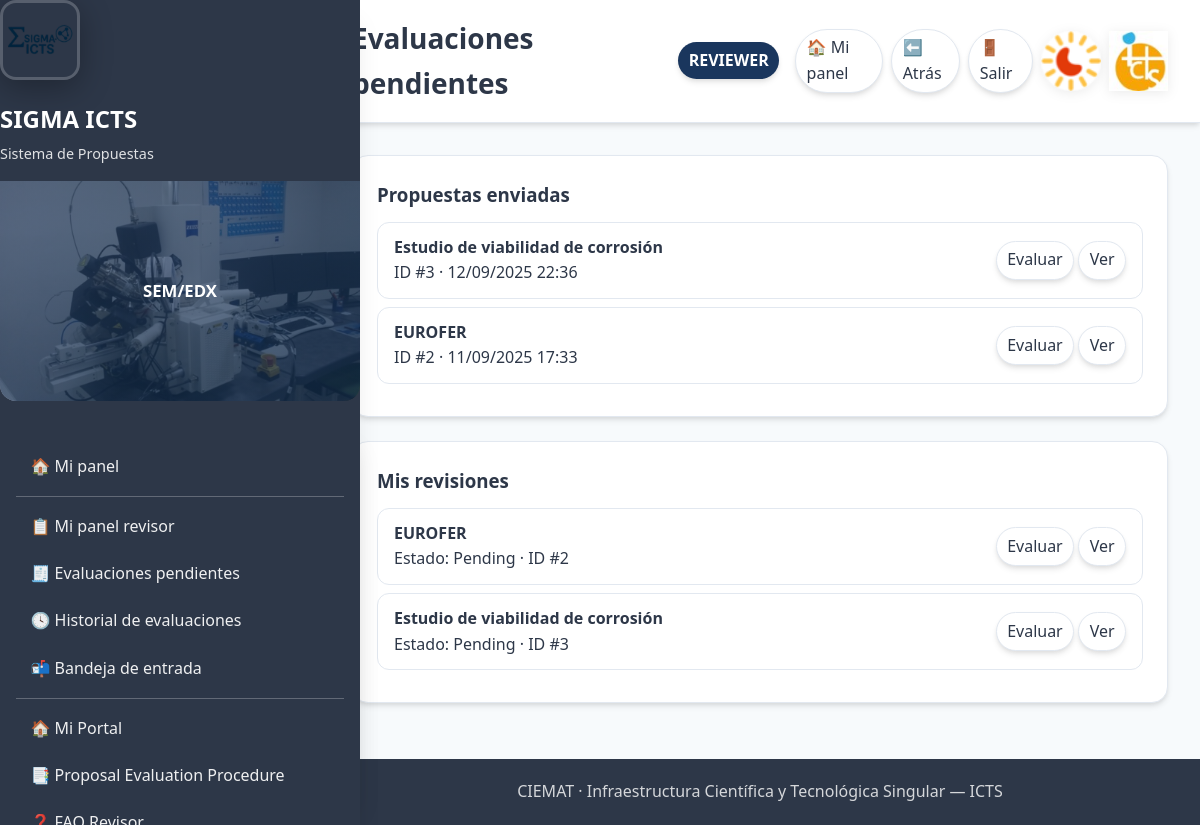
The page /icts/reviews/inbox/ (signed in) on the database as committed earlier.
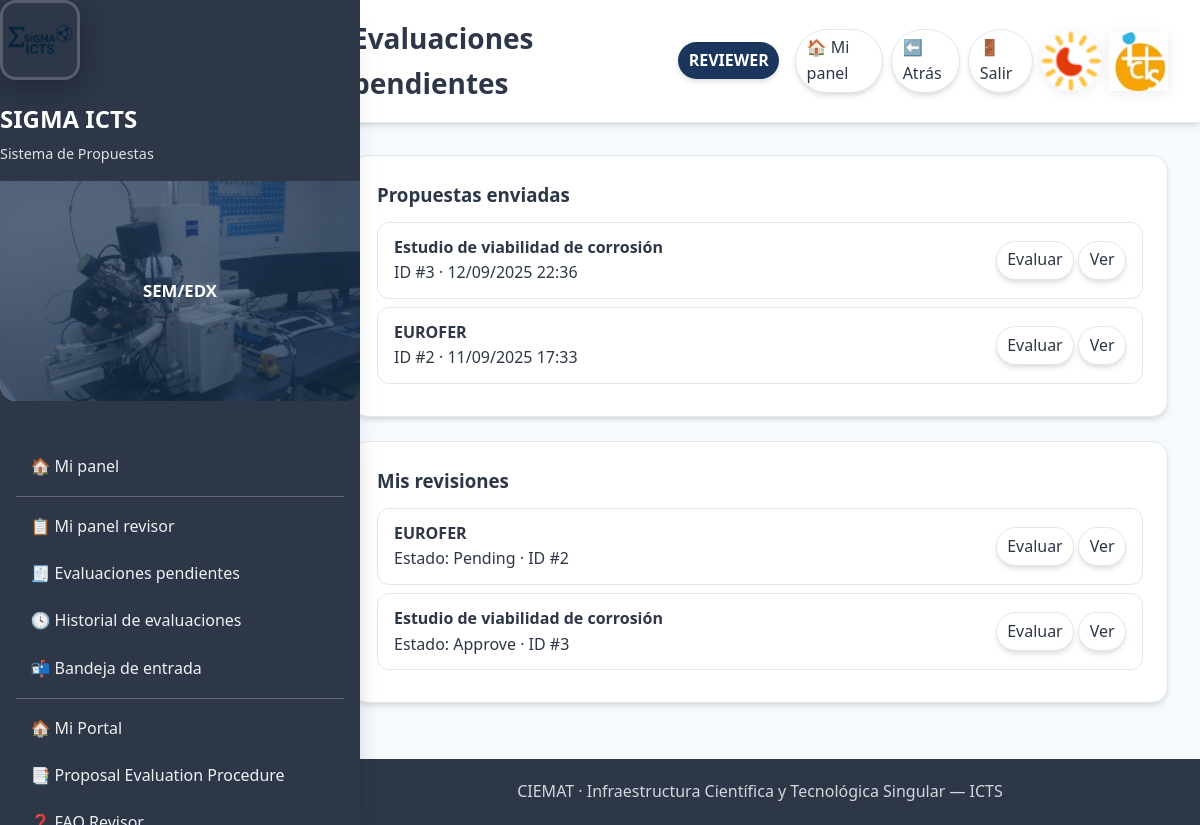
The same page on the database as committed later.
### icts/models.py (models this page shows, shortened)
class ProposalReview(models.Model):
    DECISION = [
        ("pending", "Pending"),
        ("approve", "Approve"),
        ("request_changes", "Request changes"),
        ("reject", "Reject"),
    ]
    proposal = models.ForeignKey(
        AccessProposal, on_delete=models.CASCADE, related_name="reviews"
    )
    reviewer = models.ForeignKey(
        settings.AUTH_USER_MODEL, on_delete=models.CASCADE, related_name="icts_reviews"
    )
    decision = models.CharField(max_length=16, choices=DECISION, default="pending")
    comments = models.TextField(blank=True)
    updated_at = models.DateTimeField(auto_now=True)
    feasibility_ok = models.BooleanField(null=True, blank=True, help_text="Is this proposal technically feasible?")
    score_scientific_quality = models.IntegerField(
        null=True, blank=True,
        choices=[(i, i) for i in range(1, 6)],
        help_text="Scientific quality score (1-5)"
    )
    score_need_infrastructure = models.IntegerField(
        null=True, blank=True,
        choices=[(i, i) for i in range(1, 6)],
        help_text="Need for advanced infrastructure score (1-5)"
    )
    score_industrial_potential = models.IntegerField(
        null=True, blank=True,
        choices=[(i, i) for i in range(1, 6)],
        help_text="Industrial potential score (1-5)"
    )
    class Meta:
        unique_together = ("proposal", "reviewer")

class AccessProposal(models.Model):
    PROJECT_TYPE_CHOICES = [
        ("international", "International"),
        ("european", "European"),
        ("national", "National"),
        ("regional", "Regional"),
    ]
    STATUS_CHOICES = [
        ("draft", "Draft"),
        ("submitted", "Submitted"),
        ("accepted", "Accepted"),
        ("rejected", "Rejected"),
    ]
    applicant = models.ForeignKey(
        settings.AUTH_USER_MODEL,
        on_delete=models.CASCADE,
        related_name="icts_proposals",
    )
    title = models.CharField(max_length=200)
    scope = models.TextField(blank=True)
    facilities = models.ManyToManyField(Facility, blank=True)
    status = models.CharField(max_length=12, choices=STATUS_CHOICES, default="draft")
    created_at = models.DateTimeField(auto_now_add=True)
    is_new_request = models.BooleanField(default=True, help_text="Is this a new request?")
    previous_access = models.ForeignKey(
        'self',
        on_delete=models.SET_NULL,
        null=True,
        blank=True,
        help_text="Previous approved request to copy data from"
    )
    access_code = models.CharField(max_length=50, blank=True, help_text="Auto-generated access code")
    applicant_is_different = models.BooleanField(default=False)
    organization = models.CharField(max_length=200, blank=True, help_text="Center/Institution")
    contact_person = models.CharField(max_length=200, blank=True)
    email = models.EmailField(blank=True)
    phone = models.CharField(max_length=50, blank=True)
    project_name = models.CharField(max_length=200, blank=True)
    project_type = models.CharField(
        max_length=100,
        blank=True,
        choices=PROJECT_TYPE_CHOICES,
        help_text="International, European, National, Regional",
    )
    funding_source = models.CharField(max_length=200, blank=True)
    start_year = models.IntegerField(null=True, blank=True)
    end_year = models.IntegerField(null=True, blank=True)
    previous_experiments = models.TextField(blank=True)
    references = models.TextField(blank=True)
    facility_sem = models.BooleanField(default=False)
    facility_sem_fib = models.BooleanField(default=False)
    facility_imp = models.BooleanField(default=False)
    facility_sims = models.BooleanField(default=False)
    facility_confocal = models.BooleanField(default=False)
    facility_vdg = models.BooleanField(default=False)
    facility_profilometer = models.BooleanField(default=False)

### icts/views.py (the view)
# urls.py: path("reviews/inbox/", views.reviewer_inbox, name="reviewer_inbox"),
@login_required(login_url="/accounts/login/icts/")
@user_passes_test(is_reviewer)
@never_cache
def reviewer_inbox(request):
    pending = AccessProposal.objects.filter(status="submitted").order_by("-created_at")
    mine = ProposalReview.objects.filter(reviewer=request.user).select_related("proposal")
    return render(request, "icts/reviewer_inbox.html", {"pending": pending, "mine": mine})

### accounts/templatetags/form_extras.py (called while the page is built)
@register.filter(name="has_group")
def has_group(user, group_name: str):
    try:
        return user.is_authenticated and user.groups.filter(name__iexact=group_name).exists()
    except Exception:
        return False

### icts/context_processors.py (called while the page is built)
def icts_ui(request):
    user = request.user
    role = ""
    if user.is_authenticated:
        if user.is_superuser:
            role = "Admin"
        elif user.groups.filter(name__iexact="managers").exists():
            role = "Manager"
        elif user.groups.filter(name__iexact="responsables").exists():
            role = "Responsable"
        elif user.groups.filter(name__iexact="revisores").exists():
            role = "Revisor"
        else:
            role = "Usuario"
    return {"icts_role_name": role}

### icts/views.py (called while the page is built)
def is_reviewer(user):
    return user.is_superuser or user.groups.filter(name__iexact="revisores").exists()

### sigmalab/context_processors.py (called while the page is built)
def lab_role(request):
    role = None
    if request.user.is_authenticated:
        if (request.user.is_superuser
            or request.user.groups.filter(name="Técnicos Σ-LAB").exists()):
            role = "TECNICO"
        else:
            role = "USUARIO"
    return {"LAB_ROLE": role}

### icts/templates/icts/reviewer_inbox.html (shortened to what this page needs)
{% extends "base_icts.html" %}
{% block page_title %}Evaluaciones pendientes{% endblock %}
{% block content %}
<div class="card">
  <h3 style="margin-bottom: .75rem;">Propuestas enviadas</h3>
  <ul class="list">
    {% for p in pending %}
      <li class="list-item">
        <div>
          <div class="list-title">{{ p.title|default:"(Sin título)" }}</div>
          <div class="muted">ID #{{ p.id }} · {{ p.created_at|date:"d/m/Y H:i" }}</div>
        </div>
        <div class="list-actions">
          <a class="chip" href="{% url 'icts:review_start' p.pk %}">Evaluar</a>
          <a class="chip" href="{% url 'icts:proposal_detail' p.pk %}">Ver</a>
        </div>
      </li>
    {% empty %}
      <li class="list-item">No hay propuestas pendientes.</li>
    {% endfor %}
  </ul>
</div>
<div class="card">
  <h3 style="margin-bottom: .75rem;">Mis revisiones</h3>
  <ul class="list">
    {% for r in mine %}
      <li class="list-item">
        <div>
          <div class="list-title">{{ r.proposal.title|default:"(Sin título)" }}</div>
          <div class="muted">Estado: {{ r.get_decision_display }} · ID #{{ r.proposal.id }}</div>
        </div>
        <div class="list-actions">
          <a class="chip" href="{% url 'icts:review_start' r.proposal.pk %}">Evaluar</a>
          <a class="chip" href="{% url 'icts:proposal_detail' r.proposal.pk %}">Ver</a>
        </div>
      </li>
    {% empty %}
      <li class="list-item">Aún no has emitido revisiones.</li>
    {% endfor %}
  </ul>
</div>
{% endblock %}

Rows that differ between the two databases and show on the page:
changed ProposalReview "Estudio de viabilidad de corrosión": decision "Pending" → "Approve"
